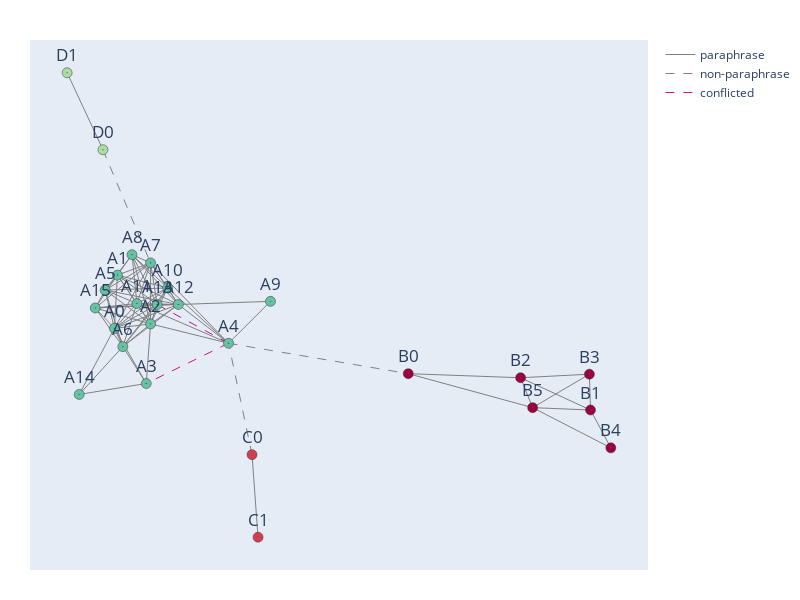

The code cell stored with this chart in its notebook:
### Code cell
index = 2
plot(unbalanced_subgraphs[index], mislabeled_pairs[index])

### Figure 1 — Plotly figure (JSON) as saved in the notebook; plotly's stock layout.template omitted (floating-point values rounded to 4 significant figures; data arrays with more than 128 entries replaced by an {"elided": "..."} marker saying what was removed)
{"data": [{"hoverinfo": "none", "line": {"color": "gray", "width": 1}, "mode": "lines", "name": "paraphrase", "showlegend": true, "type": "scatter", "x": {"elided": "252 float values"}, "y": {"elided": "252 float values"}}, {"hoverinfo": "none", "line": {"color": "gray", "dash": "dash", "width": 1}, "mode": "lines", "name": "non-paraphrase", "showlegend": true, "type": "scatter", "x": [0.02786, -0.03575, null, -0.376, -0.2471, null, -0.03575, 0.4512, null], "y": [-0.3933, -0.03762, null, 0.5803, 0.219, null, -0.03762, -0.1347, null]}, {"hoverinfo": "none", "line": {"color": "mediumvioletred", "dash": "dash", "width": 1}, "mode": "lines", "name": "conflicted", "showlegend": true, "type": "scatter", "x": [-0.03575, -0.229, null, -0.03575, -0.2586, null], "y": [-0.03762, 0.08591, null, -0.03762, -0.1661, null]}, {"marker": {"color": ["rgb(102,194,165)", "rgb(102,194,165)", "rgb(158,1,66)", "rgb(158,1,66)", "rgb(102,194,165)", "rgb(213,62,79)", "rgb(102,194,165)", "rgb(171,221,164)", "rgb(171,221,164)", "rgb(102,194,165)", "rgb(213,62,79)", "rgb(158,1,66)", "rgb(102,194,165)", "rgb(158,1,66)", "rgb(102,194,165)", "rgb(102,194,165)", "rgb(102,194,165)", "rgb(102,194,165)", "rgb(102,194,165)", "rgb(102,194,165)", "rgb(102,194,165)", "rgb(102,194,165)", "rgb(158,1,66)", "rgb(102,194,165)", "rgb(158,1,66)", "rgb(102,194,165)"], "line": {"color": "rgb(50,50,50)", "width": 0.5}, "size": 10, "symbol": "circle-dot"}, "mode": "markers+text", "showlegend": false, "text": ["A0", "A2", "B1", "B3", "A5", "C0", "A10", "D1", "D0", "A6", "C1", "B4", "A14", "B5", "A13", "A15", "A3", "A4", "A7", "A8", "A12", "A11", "B0", "A1", "B2", "A9"], "textfont": {"size": 17}, "textposition": "top center", "type": "scatter", "x": [-0.3449, -0.247, 0.9449, 0.9419, -0.3702, 0.02786, -0.2006, -0.473, -0.376, -0.3222, 0.04417, 1.0, -0.4404, 0.7881, -0.229, -0.397, -0.2586, -0.03575, -0.2471, -0.2973, -0.1717, -0.284, 0.4512, -0.3368, 0.7555, 0.07787], "y": [0.009847, 0.02419, -0.2508, -0.1365, 0.132, -0.3933, 0.139, 0.8261, 0.5803, -0.04842, -0.6571, -0.3717, -0.2011, -0.2432, 0.08591, 0.07497, -0.1661, -0.03762, 0.219, 0.2452, 0.08609, 0.08929, -0.1347, 0.1801, -0.1478, 0.09618]}], "layout": {"autosize": false, "font": {"size": 12}, "height": 600, "hovermode": "closest", "margin": {"b": 20, "l": 5, "r": 5, "t": 40}, "width": 800, "xaxis": {"showgrid": false, "showline": false, "showticklabels": false, "title": {"text": ""}, "zeroline": false}, "yaxis": {"showgrid": false, "showline": false, "showticklabels": false, "title": {"text": ""}, "zeroline": false}}}
